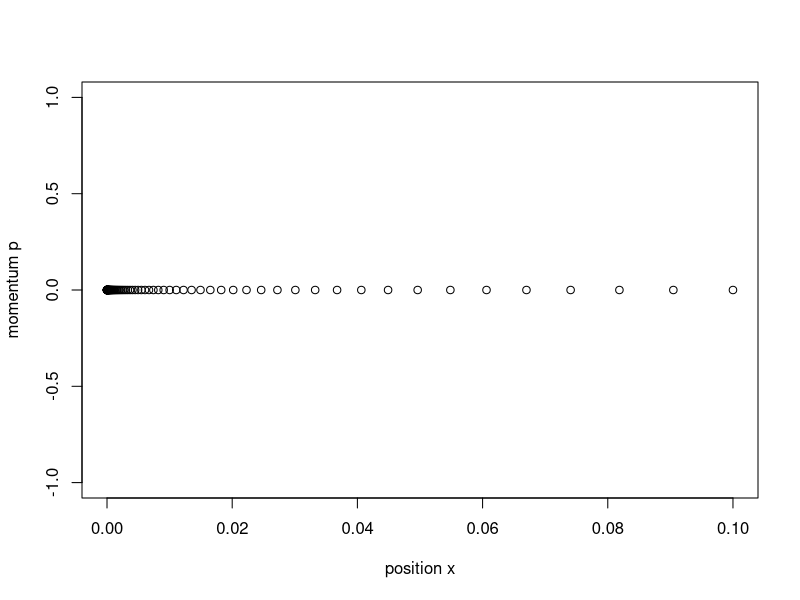
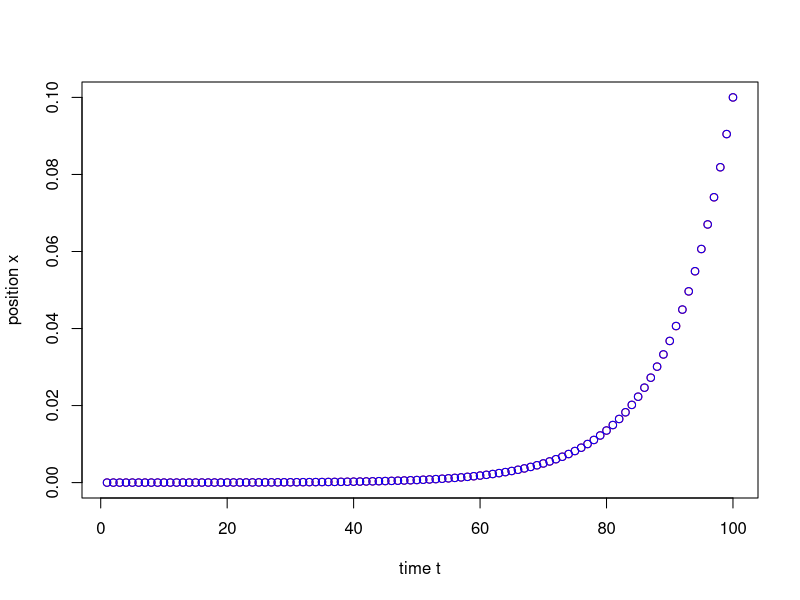

The R source for these figures, in order:
### Leapfrog method for Merton's optimal control of 1 dimensional log normal stochastic process
### 
### H(x,p) = 1/(2 gamma) p C p + 1/gamma p mu x + k/2 mu C^(-1) mu
### Time is from [0,T], divide the interval by N, i.e. h = T/N
### leapfrog iteration is given by
### p_{k-1/2} = p_k + 1/gamma p_k (sig^2 x_k + mu) * h/2
### x_{k-1}   = x_k - 1/gamma (sig^2 x_k^2 p_{k-1/2} + mu x_k) * h (in the implementation, this equation changed)
### p_{k-1}   = p_{k-1/2} + 1/gamma p_{k-1/2}(sig^2 x_{k-1} + mu) * h/2
###




hamDx <- function(x, p, mu, sig, gamma)
{
  hamDx <- 1/gamma * p * (sig*sig*x + mu)
}

hamDp <- function(x, p, mu, sig, gamma)
{
  hamDp <- 1/gamma * (sig*sig*x*x*p + mu*x)
}


xpFlows <- function(period, N, xT, pT, mu, sig, gamma)
{
  flows <- matrix(data=0.0, nrow=N, ncol=2)
  flows[N,1] <- xT
  flows[N,2] <- pT
  
  h <- period/N
  
  for (i in (N-1):1)
  {
    pHalf <- flows[i+1,2] + 0.5 * h * hamDx(flows[i+1,1], flows[i+1,2], mu, sig, gamma)
    #flows[i,1] <- flows[i+1, 1] - h * hamDp(flows[i+1,1], pHalf, mu, sig, gamma)
    flows[i,1] <- (1 - mu*h/2/gamma)/(1 + mu*h/2/gamma) * flows[i+1,1]
    flows[i,2] <- pHalf + 0.5 * h * hamDx(flows[i,1], pHalf, mu, sig, gamma)
  }
  
  return(flows)
}


mu <- 0.05
sig <- 0.19
gamma <- 0.01
xT <- 0.1
pT <- 0
period <- 2
N <- 100

flow <- xpFlows(period, N, xT, pT, mu, sig, gamma)

plot(flow[,1], flow[,2], xlab='position x', ylab='momentum p')

### The exact solution to the 1d lognormal model
t <- seq(from=0, to=period, length.out=(N+1))[-1]
x <- xT * exp(-mu/gamma*(period-t))
p <- 0

### Plot the leapfrog solution and overlapped with the exact solution
plot(1:N, flow[,1], xlab='time t', ylab='position x', col='red')
points(1:N, x, col='blue')















 





